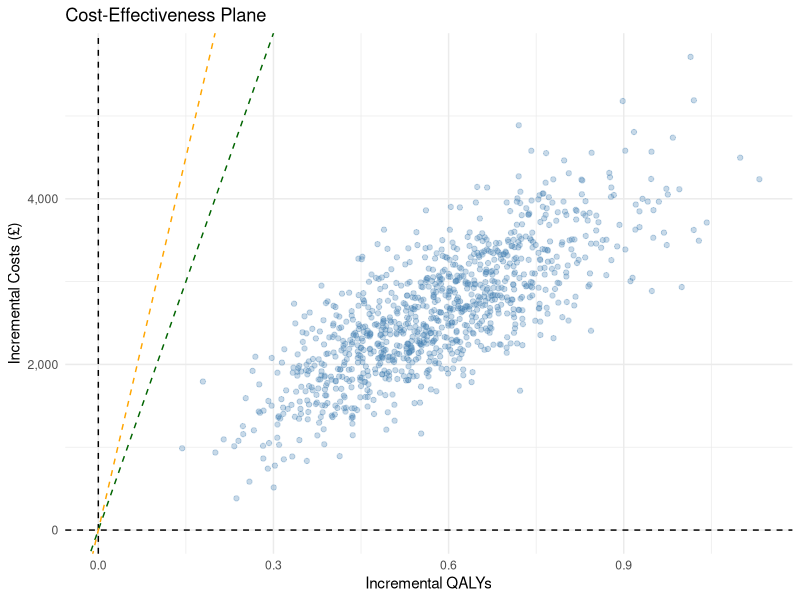
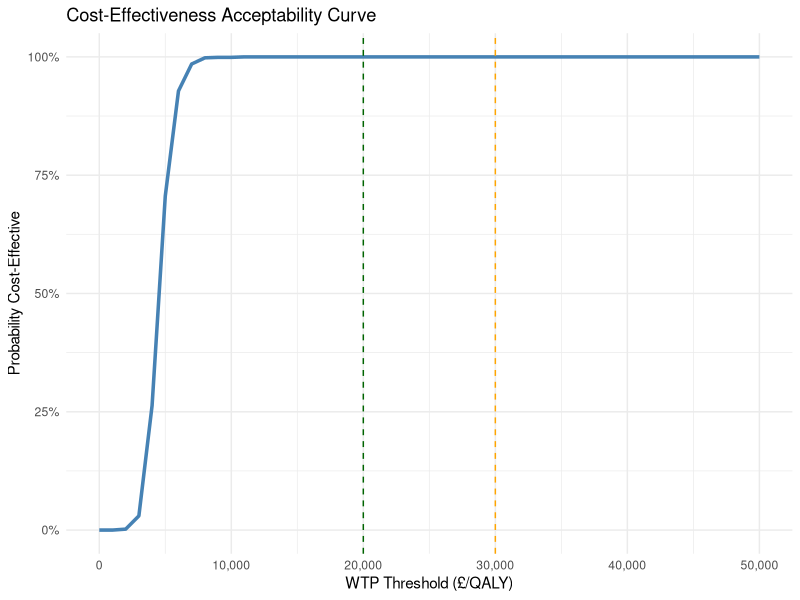

Reproduce these figures in R, in order. (Note: this script raises an error after producing the figures.)
# COPD-CVD Markov Model: Probabilistic Sensitivity Analysis
# 19-state model with 1,000 PSA iterations

library(tidyverse)
library(ggplot2)
library(scales)

set.seed(12345)

# Configuration
n_cycles <- 480
n_states <- 19
cycle_length <- 1/12
discount_rate <- 0.035
n_psa <- 1000

# Sample parameters from distributions
sample_parameters <- function() {
  params <- list()
  
  # Progression (Beta)
  params$prog_G2_G3 <- rbeta(1, 60, 940)
  params$prog_G3_G4 <- rbeta(1, 40, 960)
  
  # Exacerbation rates (Gamma)
  params$rate_exac_G2 <- rgamma(1, 25, 166.7)
  params$rate_exac_G3 <- rgamma(1, 36, 120)
  params$rate_exac_G4 <- rgamma(1, 40.3, 73.3)
  
  # CVD rates - no prior CVD (Beta)
  params$rate_MI_G2_noCVD <- rbeta(1, 180, 9820)
  params$rate_MI_G3_noCVD <- rbeta(1, 300, 9700)
  params$rate_MI_G4_noCVD <- rbeta(1, 450, 9550)
  params$rate_stroke_G2_noCVD <- rbeta(1, 120, 9880)
  params$rate_stroke_G3_noCVD <- rbeta(1, 200, 9800)
  params$rate_stroke_G4_noCVD <- rbeta(1, 300, 9700)
  
  # Recurrent CVD (Beta)
  params$rate_MI_postMI <- rbeta(1, 500, 9500)
  params$rate_stroke_postStroke <- rbeta(1, 650, 9350)
  
  # Post-exacerbation risk multipliers (Lognormal)
  params$rr_MI_postExac <- rlnorm(1, log(2.27), 0.096)
  params$rr_stroke_postExac <- rlnorm(1, log(1.83), 0.122)
  params$rr_death_postExac <- rlnorm(1, log(1.50), 0.110)
  
  # Case fatality (Beta)
  params$cfr_MI <- rbeta(1, 850, 7650)
  params$cfr_stroke <- rbeta(1, 1260, 5740)
  params$cfr_exac <- rbeta(1, 250, 4750)
  
  # Mortality (Beta)
  params$mort_COPD_G2 <- rbeta(1, 200, 9800)
  params$mort_COPD_G3 <- rbeta(1, 400, 9600)
  params$mort_COPD_G4 <- rbeta(1, 850, 9150)
  params$mort_background <- rbeta(1, 150, 9850)
  params$mort_excess_postMI <- rbeta(1, 300, 9700)
  params$mort_excess_postStroke <- rbeta(1, 500, 9500)
  
  # Treatment effect (Lognormal)
  params$rr_exac_treatment <- rlnorm(1, log(0.78), 0.062)
  
  # Utilities (Beta)
  params$util_G2_noCVD <- rbeta(1, 156, 44)
  params$util_G3_noCVD <- rbeta(1, 140, 60)
  params$util_G4_noCVD <- rbeta(1, 110, 90)
  params$util_gen_pop <- rbeta(1, 166, 34)
  params$util_postMI_ref <- rbeta(1, 152, 48)
  params$util_postStroke_ref <- rbeta(1, 134, 66)
  params$disutil_exac <- rbeta(1, 26, 174)
  
  # Costs (Gamma)
  params$cost_drug_LAMA <- rgamma(1, 100, 3.5)
  params$cost_drug_LABALAMA <- rgamma(1, 100, 3.08)
  params$cost_maint_G2 <- rgamma(1, 36.8, 1.05)
  params$cost_maint_G3 <- rgamma(1, 36.7, 0.65)
  params$cost_maint_G4 <- rgamma(1, 33.7, 0.32)
  params$cost_postMI_monthly <- rgamma(1, 37.4, 0.53)
  params$cost_postStroke_monthly <- rgamma(1, 23, 0.115)
  params$cost_exac <- rgamma(1, 60.1, 0.028)
  params$cost_MI_acute <- rgamma(1, 51, 0.0066)
  params$cost_stroke_acute <- rgamma(1, 31, 0.0034)
  
  return(params)
}

# Derive combined utilities and cost vectors
calculate_derived_params <- function(params) {
  MI_mult <- params$util_postMI_ref / params$util_gen_pop
  stroke_mult <- params$util_postStroke_ref / params$util_gen_pop
  
  # Combined utilities (multiplicative method)
  params$util_G2_postMI <- params$util_G2_noCVD * MI_mult
  params$util_G2_postStroke <- params$util_G2_noCVD * stroke_mult
  params$util_G3_postMI <- params$util_G3_noCVD * MI_mult
  params$util_G3_postStroke <- params$util_G3_noCVD * stroke_mult
  params$util_G4_postMI <- params$util_G4_noCVD * MI_mult
  params$util_G4_postStroke <- params$util_G4_noCVD * stroke_mult
  
  # Tunnel utilities (additive disutility)
  params$util_G2_noCVD_pE <- max(0, params$util_G2_noCVD - params$disutil_exac)
  params$util_G2_postMI_pE <- max(0, params$util_G2_postMI - params$disutil_exac)
  params$util_G2_postStroke_pE <- max(0, params$util_G2_postStroke - params$disutil_exac)
  params$util_G3_noCVD_pE <- max(0, params$util_G3_noCVD - params$disutil_exac)
  params$util_G3_postMI_pE <- max(0, params$util_G3_postMI - params$disutil_exac)
  params$util_G3_postStroke_pE <- max(0, params$util_G3_postStroke - params$disutil_exac)
  params$util_G4_noCVD_pE <- max(0, params$util_G4_noCVD - params$disutil_exac)
  params$util_G4_postMI_pE <- max(0, params$util_G4_postMI - params$disutil_exac)
  params$util_G4_postStroke_pE <- max(0, params$util_G4_postStroke - params$disutil_exac)
  
  # Cost vectors (18 states + death)
  build_costs <- function(drug) {
    c(params$cost_maint_G2 + drug,
      params$cost_maint_G2 + drug + params$cost_postMI_monthly,
      params$cost_maint_G2 + drug + params$cost_postStroke_monthly,
      params$cost_maint_G2 + drug,
      params$cost_maint_G2 + drug + params$cost_postMI_monthly,
      params$cost_maint_G2 + drug + params$cost_postStroke_monthly,
      params$cost_maint_G3 + drug,
      params$cost_maint_G3 + drug + params$cost_postMI_monthly,
      params$cost_maint_G3 + drug + params$cost_postStroke_monthly,
      params$cost_maint_G3 + drug,
      params$cost_maint_G3 + drug + params$cost_postMI_monthly,
      params$cost_maint_G3 + drug + params$cost_postStroke_monthly,
      params$cost_maint_G4 + drug,
      params$cost_maint_G4 + drug + params$cost_postMI_monthly,
      params$cost_maint_G4 + drug + params$cost_postStroke_monthly,
      params$cost_maint_G4 + drug,
      params$cost_maint_G4 + drug + params$cost_postMI_monthly,
      params$cost_maint_G4 + drug + params$cost_postStroke_monthly,
      0)
  }
  params$state_costs_comp <- build_costs(params$cost_drug_LAMA)
  params$state_costs_intv <- build_costs(params$cost_drug_LABALAMA)
  
  # Utility vector
  params$state_utilities <- c(
    params$util_G2_noCVD, params$util_G2_postMI, params$util_G2_postStroke,
    params$util_G2_noCVD_pE, params$util_G2_postMI_pE, params$util_G2_postStroke_pE,
    params$util_G3_noCVD, params$util_G3_postMI, params$util_G3_postStroke,
    params$util_G3_noCVD_pE, params$util_G3_postMI_pE, params$util_G3_postStroke_pE,
    params$util_G4_noCVD, params$util_G4_postMI, params$util_G4_postStroke,
    params$util_G4_noCVD_pE, params$util_G4_postMI_pE, params$util_G4_postStroke_pE,
    0)
  
  return(params)
}

# Build 19x19 transition matrix
build_transition_matrix <- function(params, arm = "comparator") {
  P <- matrix(0, nrow = n_states, ncol = n_states)
  
  annual_to_monthly <- function(rate) if (rate <= 0) 0 else 1 - exp(-rate / 12)
  exac_mult <- ifelse(arm == "intervention", params$rr_exac_treatment, 1.0)
  
  # State mappings
  tunnel_exit <- c(1,2,3, NA,NA,NA, 7,8,9, NA,NA,NA, 13,14,15, NA,NA,NA, NA)
  stable_to_tunnel <- c(4,5,6, NA,NA,NA, 10,11,12, NA,NA,NA, 16,17,18, NA,NA,NA, NA)
  noCVD_to_postMI <- c(2, NA,NA, 2, NA,NA, 8, NA,NA, 8, NA,NA, 14, NA,NA, 14, NA,NA, NA)
  noCVD_to_postStroke <- c(3, NA,NA, 3, NA,NA, 9, NA,NA, 9, NA,NA, 15, NA,NA, 15, NA,NA, NA)
  prog_target <- c(7,8,9, NA,NA,NA, 13,14,15, NA,NA,NA, NA,NA,NA, NA,NA,NA, NA)
  
  gold_map <- c(rep("II",6), rep("III",6), rep("IV",6), "Death")
  cvd_map <- rep(c("none","postMI","postStroke","none","postMI","postStroke"), 3)
  is_tunnel <- rep(c(FALSE,FALSE,FALSE,TRUE,TRUE,TRUE), 3)
  
  for (s in 1:n_states) {
    if (s == 19) { P[19,19] <- 1.0; next }
    
    gold <- gold_map[s]
    cvd <- cvd_map[s]
    tunnel <- is_tunnel[s]
    
    # GOLD-specific rates
    if (gold == "II") {
      rate_exac <- params$rate_exac_G2; rate_MI_base <- params$rate_MI_G2_noCVD
      rate_stroke_base <- params$rate_stroke_G2_noCVD; mort_COPD <- params$mort_COPD_G2
      rate_prog <- params$prog_G2_G3
    } else if (gold == "III") {
      rate_exac <- params$rate_exac_G3; rate_MI_base <- params$rate_MI_G3_noCVD
      rate_stroke_base <- params$rate_stroke_G3_noCVD; mort_COPD <- params$mort_COPD_G3
      rate_prog <- params$prog_G3_G4
    } else {
      rate_exac <- params$rate_exac_G4; rate_MI_base <- params$rate_MI_G4_noCVD
      rate_stroke_base <- params$rate_stroke_G4_noCVD; mort_COPD <- params$mort_COPD_G4
      rate_prog <- 0
    }
    
    # CVD history adjustments
    if (cvd == "postMI") {
      rate_MI <- params$rate_MI_postMI; rate_stroke <- rate_stroke_base * 1.5
      mort_excess <- params$mort_excess_postMI
    } else if (cvd == "postStroke") {
      rate_MI <- rate_MI_base * 1.4; rate_stroke <- params$rate_stroke_postStroke
      mort_excess <- params$mort_excess_postStroke
    } else {
      rate_MI <- rate_MI_base; rate_stroke <- rate_stroke_base; mort_excess <- 0
    }
    
    # Monthly probabilities
    p_MI <- annual_to_monthly(rate_MI)
    p_stroke <- annual_to_monthly(rate_stroke)
    p_exac <- annual_to_monthly(rate_exac) * exac_mult
    p_prog <- annual_to_monthly(rate_prog)
    p_mort <- annual_to_monthly(mort_COPD + params$mort_background + mort_excess)
    
    # Post-exacerbation multipliers
    if (tunnel) {
      p_MI <- p_MI * params$rr_MI_postExac
      p_stroke <- p_stroke * params$rr_stroke_postExac
      p_mort <- p_mort * params$rr_death_postExac
    }
    
    # Case fatality
    p_MI_survive <- p_MI * (1 - params$cfr_MI)
    p_MI_die <- p_MI * params$cfr_MI
    p_stroke_survive <- p_stroke * (1 - params$cfr_stroke)
    p_stroke_die <- p_stroke * params$cfr_stroke
    p_exac_survive <- p_exac * (1 - params$cfr_exac)
    p_exac_die <- p_exac * params$cfr_exac
    
    if (tunnel) {
      P[s, 19] <- min(p_mort + p_MI_die + p_stroke_die, 0.99)
      if (cvd == "none") {
        P[s, noCVD_to_postMI[s]] <- p_MI_survive
        P[s, noCVD_to_postStroke[s]] <- p_stroke_survive
      }
      P[s, tunnel_exit[s]] <- max(1 - sum(P[s,]), 0)
    } else {
      P[s, 19] <- min(p_mort + p_MI_die + p_stroke_die + p_exac_die, 0.99)
      if (cvd == "none" && !is.na(noCVD_to_postMI[s])) {
        P[s, noCVD_to_postMI[s]] <- p_MI_survive
        P[s, noCVD_to_postStroke[s]] <- p_stroke_survive
      }
      if (!is.na(stable_to_tunnel[s])) P[s, stable_to_tunnel[s]] <- p_exac_survive
      if (!is.na(prog_target[s])) P[s, prog_target[s]] <- p_prog
      P[s, s] <- max(1 - sum(P[s,]), 0)
    }
  }
  return(P)
}

# Run Markov trace
run_markov_trace <- function(P, init, n_cycles) {
  trace <- matrix(0, nrow = n_cycles + 1, ncol = n_states)
  trace[1,] <- init
  for (t in 2:(n_cycles + 1)) trace[t,] <- trace[t-1,] %*% P
  return(trace)
}

# Calculate outcomes
calculate_outcomes <- function(trace, params, arm, n_cycles) {
  costs <- if (arm == "comparator") params$state_costs_comp else params$state_costs_intv
  utils <- params$state_utilities
  
  disc <- 1 / (1 + discount_rate) ^ ((0:n_cycles) * cycle_length)
  hc <- c(0.5, rep(1, n_cycles - 1), 0.5)
  
  qaly <- rowSums(trace * utils) * cycle_length
  state_cost <- rowSums(trace * costs)
  
  tunnel_states <- c(4,5,6, 10,11,12, 16,17,18)
  exac_cost <- rowSums(trace[, tunnel_states, drop=FALSE]) * params$cost_exac
  
  cvd_cost <- numeric(n_cycles + 1)
  for (t in 2:(n_cycles + 1)) {
    new_MI <- max(0, sum(trace[t, c(2,8,14)]) - sum(trace[t-1, c(2,8,14)]))
    new_stroke <- max(0, sum(trace[t, c(3,9,15)]) - sum(trace[t-1, c(3,9,15)]))
    cvd_cost[t] <- new_MI * params$cost_MI_acute + new_stroke * params$cost_stroke_acute
  }
  
  total_cost <- state_cost + exac_cost + cvd_cost
  
  return(list(
    qaly_disc = sum(qaly * disc * hc),
    cost_disc = sum(total_cost * disc * hc)
  ))
}

# Initial distribution: 45% GOLD II, 40% GOLD III, 15% GOLD IV; 80% no CVD
init <- rep(0, n_states)
init[1] <- 0.45 * 0.80; init[2] <- 0.45 * 0.12; init[3] <- 0.45 * 0.08
init[7] <- 0.40 * 0.80; init[8] <- 0.40 * 0.12; init[9] <- 0.40 * 0.08
init[13] <- 0.15 * 0.80; init[14] <- 0.15 * 0.12; init[15] <- 0.15 * 0.08

# Run PSA
cat("Running PSA (n =", n_psa, ")...\n")
psa_results <- data.frame(
  iteration = 1:n_psa, cost_comp = NA, cost_intv = NA,
  qaly_comp = NA, qaly_intv = NA, incr_cost = NA, incr_qaly = NA
)

pb <- txtProgressBar(min = 0, max = n_psa, style = 3)
for (i in 1:n_psa) {
  params <- calculate_derived_params(sample_parameters())
  
  P_comp <- build_transition_matrix(params, "comparator")
  P_intv <- build_transition_matrix(params, "intervention")
  
  trace_comp <- run_markov_trace(P_comp, init, n_cycles)
  trace_intv <- run_markov_trace(P_intv, init, n_cycles)
  
  out_comp <- calculate_outcomes(trace_comp, params, "comparator", n_cycles)
  out_intv <- calculate_outcomes(trace_intv, params, "intervention", n_cycles)
  
  psa_results$cost_comp[i] <- out_comp$cost_disc
  psa_results$cost_intv[i] <- out_intv$cost_disc
  psa_results$qaly_comp[i] <- out_comp$qaly_disc
  psa_results$qaly_intv[i] <- out_intv$qaly_disc
  psa_results$incr_cost[i] <- out_intv$cost_disc - out_comp$cost_disc
  psa_results$incr_qaly[i] <- out_intv$qaly_disc - out_comp$qaly_disc
  
  setTxtProgressBar(pb, i)
}
close(pb)

# Summary
cat("\n\nPSA RESULTS\n")
cat(sprintf("Incr QALYs: %.4f (95%% CI: %.4f to %.4f)\n",
            mean(psa_results$incr_qaly),
            quantile(psa_results$incr_qaly, 0.025),
            quantile(psa_results$incr_qaly, 0.975)))
cat(sprintf("Incr Costs: £%.0f (95%% CI: £%.0f to £%.0f)\n",
            mean(psa_results$incr_cost),
            quantile(psa_results$incr_cost, 0.025),
            quantile(psa_results$incr_cost, 0.975)))

prob_dom <- mean(psa_results$incr_qaly > 0 & psa_results$incr_cost < 0)
prob_ce_20k <- mean(psa_results$incr_qaly > 0 & 
                      (psa_results$incr_cost < 0 | psa_results$incr_cost/psa_results$incr_qaly < 20000))
prob_ce_30k <- mean(psa_results$incr_qaly > 0 & 
                      (psa_results$incr_cost < 0 | psa_results$incr_cost/psa_results$incr_qaly < 30000))

cat(sprintf("P(dominant): %.1f%%\n", prob_dom * 100))
cat(sprintf("P(CE at £20k): %.1f%%\n", prob_ce_20k * 100))
cat(sprintf("P(CE at £30k): %.1f%%\n", prob_ce_30k * 100))

# CE Plane
ce_plane <- ggplot(psa_results, aes(x = incr_qaly, y = incr_cost)) +
  geom_point(alpha = 0.3, color = "steelblue") +
  geom_hline(yintercept = 0, linetype = "dashed") +
  geom_vline(xintercept = 0, linetype = "dashed") +
  geom_abline(intercept = 0, slope = 20000, linetype = "dashed", color = "darkgreen") +
  geom_abline(intercept = 0, slope = 30000, linetype = "dashed", color = "orange") +
  labs(title = "Cost-Effectiveness Plane", x = "Incremental QALYs", y = "Incremental Costs (£)") +
  scale_y_continuous(labels = comma) +
  theme_minimal()

ggsave("/mnt/user-data/outputs/CE_plane.png", ce_plane, width = 8, height = 6, dpi = 150)

# CEAC
wtp_range <- seq(0, 50000, 1000)
prob_ce <- sapply(wtp_range, function(wtp) {
  mean(psa_results$incr_qaly > 0 & 
         (psa_results$incr_cost < 0 | psa_results$incr_cost/psa_results$incr_qaly < wtp))
})

ceac <- ggplot(data.frame(wtp = wtp_range, prob = prob_ce), aes(x = wtp, y = prob)) +
  geom_line(color = "steelblue", linewidth = 1.2) +
  geom_vline(xintercept = 20000, linetype = "dashed", color = "darkgreen") +
  geom_vline(xintercept = 30000, linetype = "dashed", color = "orange") +
  labs(title = "Cost-Effectiveness Acceptability Curve", 
       x = "WTP Threshold (£/QALY)", y = "Probability Cost-Effective") +
  scale_x_continuous(labels = comma) +
  scale_y_continuous(limits = c(0, 1), labels = percent) +
  theme_minimal()

ggsave("/mnt/user-data/outputs/CEAC.png", ceac, width = 8, height = 6, dpi = 150)

# Save results
write.csv(psa_results, "/mnt/user-data/outputs/PSA_results.csv", row.names = FALSE)
cat("\nOutputs saved to /mnt/user-data/outputs/\n")